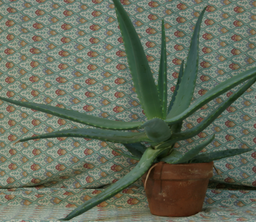
#> input picture Aloe_left_1.png, 256 x 222 px, shrunk from 427 x 370 before the run, found by its file name
$ jupyter execute Depth_Information_Reconstruction.ipynb   (shell and % lines are left out)   (older library calls are emulated)
#> lines starting #> are read from the running program, lines starting #| are printed output that depends on the picture
[cell 1]
# Problem 1: Xây dựng hàm tính disparity map của hai ảnh stereo đầu vào (ảnh bên trái (L) và ảnh bên phải (R)) theo phương thức pixel-wise matching.
# Các bước tính toán trong phương pháp này có thể được miêu tả qua các bước dưới đây:
# 1. Đọc ảnh chụp bên trái (left) và ảnh chụp bên phải (right) dưới dạng ảnh grayscale (ảnh mức xám) đồng thời ép kiểu ảnh về np.float32.
# 2. Khởi tạo hai biến height, width có giá trị bằng chiều cao, chiều rộng của ảnh trái.
# 3. Khởi tạo một ma trận không - zero matrix (depth) với kích thước bằng height, width.
# 4. Với mỗi pixel tại vị trí (h, w) (duyệt từ trái qua phải, trên xuống dưới) thực hiện các bước sau:
# (a) Tính cost(l1 hoặc l2) giữa các cặp pixelleft[h,w] và right[h,w-d] (trong đó d ∈ [0,disparity_range]).
# Nếu (w - d) < 0 thì gán giá trị cost = max_cost (max_cost = 255 nếu dùng L1 hoặc 2552
# nếu dùng L2).
# (b) Với danh sách cost tính được, chọn giá trị d (doptimal) mà ở đó cho giá trị cost là nhỏ nhất.
# (c) Gán depth[h, w] = doptimal × 255 /disparity range.

from google.colab import drive
drive.mount('/content/drive/')

[cell 2]
import cv2
import numpy as np
from google.colab.patches import cv2_imshow

[cell 3]
def compute_l1(a, b):
  return abs(a - b)

def compute_l2(a, b):
  return (a - b)**2

[cell 4]
left_img_path = '/content/drive/MyDrive/Aloe/Aloe_left_1.png'
right_img_path = '/content/drive/MyDrive/Aloe/Aloe_right_1.png'
left = cv2.imread(left_img_path)
#> left is the input picture: shape (222, 256, 3); mean B, G, R 91.9, 108.9, 100.1
right = cv2.imread(right_img_path)
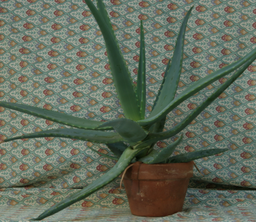
#> input picture Aloe_right_1.png, 256 x 222 px, shrunk from 427 x 370 before the run, found by its file name
#> right is the input picture: shape (222, 256, 3); mean B, G, R 92.2, 107.5, 98.6
cv2_imshow(left)
cv2_imshow(right)

[cell 5]
def pixel_wise_matching(left_img, right_img, disparity_range, save_result=True):
#> called with disparity_range = 16, save_result = True
  left = cv2.imread(left_img, 0)
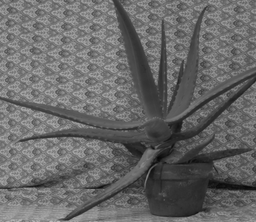
#> left: shape (222, 256); min 6, max 187, mean 103.8
  right = cv2.imread(right_img, 0)
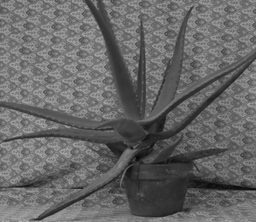
#> right: shape (222, 256); min 7, max 181, mean 102.6
  left = left.astype(np.float32)
  right = right.astype(np.float32)
  height, width = left.shape[:2]
#> height = 222; width = 256
  max_value = 255
  depth = np.zeros((height, width), np.uint8)

  for h in range(height):
    for w in range(width):
      # [6 lines of commented-out code are left out]
      cost = [255 if w - d < 0 else compute_l1(right[h, w - d], left[h, w]) for d in range(disparity_range)]
      depth[h, w] = cost.index(min(cost)) * 16
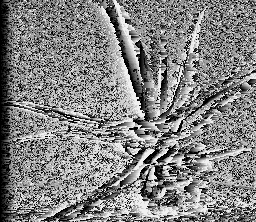
#> depth: shape (222, 256); min 0, max 240, mean 130.9
      # [15 lines of commented-out code are left out]
  if save_result == True:
    print('Saving result...')
    # Save results
    cv2.imwrite(f'pixel_wise_l1.png', depth)
    cv2.imwrite(f'pixel_wise_l1_color.png', cv2.applyColorMap(depth, cv2.COLORMAP_JET))
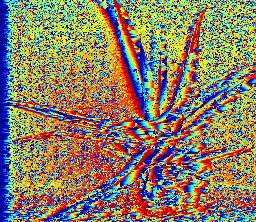
#> saved as pixel_wise_l1_color.png: shape (222, 256, 3); mean B, G, R 97.3, 125.1, 138.9

    print('Done.')

    return depth, cv2.applyColorMap(depth, cv2.COLORMAP_JET)

[cell 6]
# L1 result
depth, color = pixel_wise_matching(
    left_img_path,
    right_img_path,
    disparity_range = 16,
    save_result=True
)
cv2_imshow(depth)
cv2_imshow(color)

[cell 7]
# Problem 2: Xây dựng hàm tính disparity map của hai ảnh stereo đầu vào (ảnh bên trái (L) và ảnh bên phải (R))
# theo phương thức window-based matching. Các bước tính toán trong phương pháp này có thể được miêu tả qua các bước dưới đây:
# 1. Đọc ảnh chụp bên trái (left) và ảnh chụp bên phải (right) dưới dạng ảnh grayscale (ảnh mức xám) đồng thời ép kiểu ảnh về np.float32.
# 2. Khởi tạo hai biến height, width có giá trị bằng chiều cao, chiều rộng của ảnh trái.
# 3. Khởi tạo một ma trận không - zero matrix (depth) với kích thước bằng height, width.
# 4. Tính nửa kích thước của window tính từ tâm đến cạnh của window (có kích thước k x k) theo công thức kernel_half = (k−1)/2 (lấy nguyên).
# 5. Với mỗi pixel tại vị trí (h, w) (h ∈ [kernel_half, height - kernel_half], w ∈ [kernel_half, width - kernel_half]; duyệt từ trái qua phải,
# trên xuống dưới), thực hiện các bước sau:
# (a) Tínhtổngcáccost(l1hoặcl2)giữacáccặppixelleft[h+v,w+u]vàright[h+v,w+u- d] (trong đó d ∈ [0, disparity_range] và u, v ∈ [-kernel_half,
# kernel_half]) nằm trong vùng window với tâm là vị trí của pixel đang xét. Nếu tại vị trí cho (w + u - d) < 0 thì gán giá trị cost của
# cặp pixel đang xét = max_cost (max_cost = 255 nếu dùng L1 hoặc 2552 nếu dùng L2).
# (b) Với danh sách cost tính được, chọn giá trị d (doptimal) mà ở đó cho giá trị cost tổng là nhỏ nhất.
# (c) Gán depth[h, w] = doptimal × 255/ disparity_range

[cell 8]
import numpy as np
import cv2
from google.colab.patches import cv2_imshow

left_img_path = '/content/drive/MyDrive/Aloe/Aloe_left_1.png'
right_img_path = '/content/drive/MyDrive/Aloe/Aloe_right_2.png'

def window_based_matching(left_img, right_img, disparity_range, kernel_size=5, save_result=True):
#> called with disparity_range = 16, kernel_size = 5, save_result = True
  left = cv2.imread(left_img, 0)
  right = cv2.imread(right_img, 0)
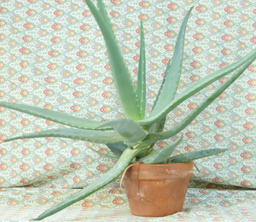
#> input picture Aloe_right_2.png, 256 x 222 px, shrunk from 427 x 370 before the run, found by its file name
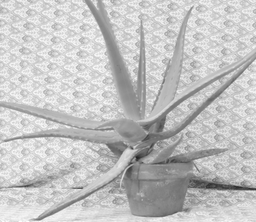
#> right: shape (222, 256); min 35, max 254, mean 194.2
  left  = left.astype(np.float32)
  right = right.astype(np.float32)
  height, width = left.shape[:2]
#> height = 222; width = 256
  depth = np.zeros((height, width), np.int8)
  kernel_half = int((kernel_size - 1) / 2)

  scale = 10
  max_value = 255 * 9

  for y in range(kernel_half, height - kernel_half):
      for x in range(kernel_half, width - kernel_half):
          # Find j where cost has minimum value
          disparity = 0
          cost_min  = 65534

          for j in range(disparity_range):
              total = 0
              value = 0

              for v in range(-kernel_half, kernel_half + 1):
                  for u in range(-kernel_half, kernel_half + 1):
                      value = max_value
                      if (x + u - j) >= 0:
                          value = compute_l1(
                              int(left[y + v, x + u]), int(right[y + v, (x + u) - j]))
                      total += value

              if total < cost_min:
                  cost_min = total
                  disparity = j

          # Let depth at (y, x) = j (disparity)
          # Multiply by a scale factor for visualization purpose
          depth[y, x] = disparity * scale
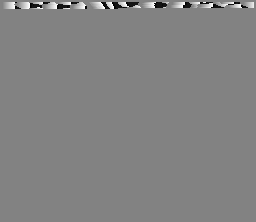
#> depth: shape (222, 256) int8; min -126, max 120, mean 0.3; drawn with min black and max white

  if save_result == True:
      print('Saving result...')
      # Save results
      cv2.imwrite(f'window_based_l1.png', depth)
      # cv2.imwrite(f'window_based_l1_color.png', cv2.applyColorMap(depth, cv2.CV_8UC1))

  print('Done.')

  return depth
